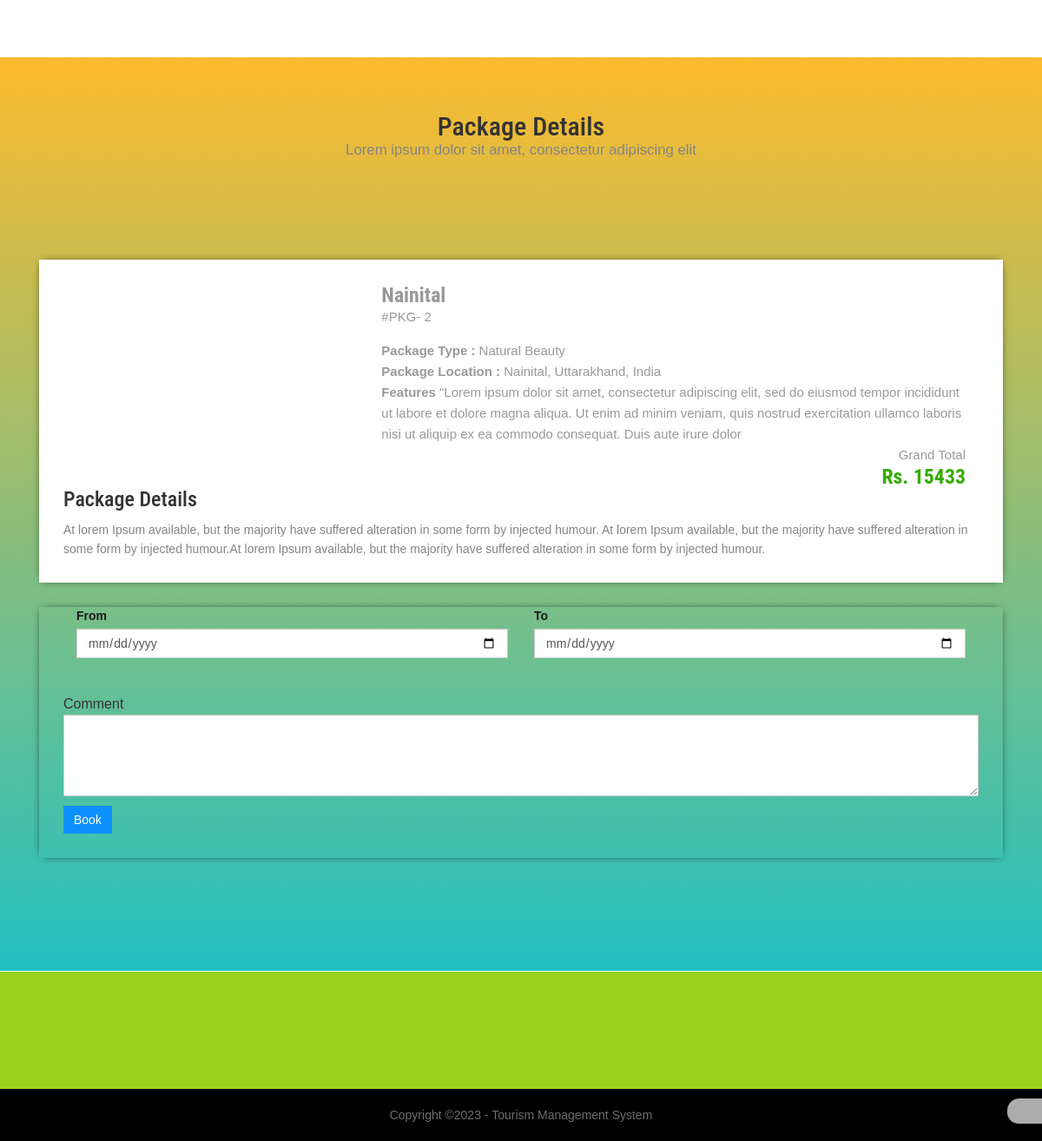
/package_details.php?pkgid=2, run on the app's committed database.
### tables this page shows
CREATE TABLE `tbltourpackages` (
  `PackageId` int(11) NOT NULL,
  `PackageName` varchar(200) DEFAULT NULL,
  `PackageType` varchar(150) DEFAULT NULL,
  `PackageLocation` varchar(100) DEFAULT NULL,
  `PackagePrice` int(11) DEFAULT NULL,
  `PackageFetures` varchar(255) DEFAULT NULL,
  `PackageDetails` mediumtext DEFAULT NULL,
  `PackageImage` varchar(100) DEFAULT NULL,
  `Creationdate` timestamp NULL DEFAULT current_timestamp(),
  `UpdationDate` timestamp NULL DEFAULT NULL ON UPDATE current_timestamp()
);

### package_details.php (the view, shortened to what this page needs)
<?php
include('includes/config.php');
?>
<!doctype html>
<html lang="en-gb" class="no-js">
<head>
	<link rel="stylesheet" href="css/bootstrap.min.css" />
	<link rel="stylesheet" href="css/styles.css" />
</head>
<body>
	<section id="packages" class="secPad" style="background: rgb(34,193,195);
	background: linear-gradient(0deg, rgba(34,193,195,1) 0%, rgba(253,187,45,1) 100%);">
		<div class="container">
			<div class="heading text-center">
				<h2>Package Details</h2>
				<p>Lorem ipsum dolor sit amet, consectetur adipiscing elit</p>
			</div>
			<div class="selectroom">
				<div class="container">
					<?php
					$pid=intval($_GET['pkgid']);
					$sql = "SELECT * from tbltourpackages where PackageId=:pid";
					$query = $dbh->prepare($sql);
					$query -> bindParam(':pid', $pid, PDO::PARAM_STR);
					$query->execute();
					$results=$query->fetchAll(PDO::FETCH_OBJ);
					if($query->rowCount() > 0)
					{
						foreach($results as $result)
						{
							?>
					<div class="selectroom_top" style="background: white">
						<div class="col-md-4 selectroom_left wow fadeInLeft animated" data-wow-delay=".5s">
						</div>
						<div class="col-md-8 selectroom_right wow fadeInRight animated" data-wow-delay=".5s">
							<h2>
								<?php echo htmlentities($result->PackageName);?>
							</h2>
							<p class="dow">#PKG-
								<?php echo htmlentities($result->PackageId);?>
							</p>
							<p><b>Package Type :</b>
								<?php echo htmlentities($result->PackageType);?>
							</p>
							<p><b>Package Location :</b>
								<?php echo htmlentities($result->PackageLocation);?>
							</p>
							<p><b>Features</b>
								<?php echo htmlentities($result->PackageFetures);?>
							</p>
							<div class="grand">
								<p>Grand Total</p>
								<h3>Rs.
									<?php echo htmlentities($result->PackagePrice);?>
								</h3>
							</div>
						</div>
						<h3>Package Details</h3>
						<p style="padding-top: 1%">
							<?php echo htmlentities($result->PackageDetails);?>
						</p>
					</div>
					<form name="book" method="post">
						<div class="selectroom_top">
							<div class="selectroom-info animated wow fadeInUp animated" data-wow-duration="1200ms"
								data-wow-delay="500ms"
								style="visibility: visible; animation-duration: 1200ms; animation-delay: 500ms; animation-name: fadeInUp; margin-top: -70px">
								<div class="ban-bottom">
									<div class=" col-md-6 mr-2 ">
										<label class="inputLabel">From</label>
										<input class="form-control" id="datepicker" type="date" placeholder="dd-mm-yyyy"
											name="fromdate" required="">
									</div>
									<div class=" col-md-6">
										<label class="inputLabel">To</label>
										<input class="form-control" id="datepicker1" type="date"
											placeholder="dd-mm-yyyy" name="todate" required="">
									</div>
								</div>
								<ul>
									<li class="spe">
										<label class="inputLabel">Comment</label>
										<textarea class="form-control" rows="4" cols="4" type="text" name="comment"
											required=""></textarea>
									</li>
									<?php if($_SESSION['login'])
											{?>
									<li class="spe" align="center">
										<button type="submit" name="submit2" class="btn-primary btn">Book</button>
									</li>
									<?php
											} else {?>
									<li class="sigi" align="center" style="margin-top: 1%">
										<a href="#" data-toggle="modal" data-target="#myModal4" class="btn-primary btn">
											Book</a>
									</li>
									<?php
											} ?>
								</ul>
							</div>
						</div>
					</form>
					<?php
						}
					} ?>
				</div>
			</div>
		</div>
	</section>
	<a href="#top" class="topHome"><i class="fa fa-chevron-up fa-2x"></i></a>
	<?php include('includes/footer.php');?>
</body>
</html>

### includes/footer.php (shortened to what this page needs)
<footer>
   <div class="container adeInDown animated animated" data-wow-delay=".5s" style="visibility: visible; animation-delay: 0.5s; animation-name: fadeInDown;">
     <div class="social text-center">
     </div>
   </div>
 </footer>
 <section class="copyright">
   <div class="container">
     <div class="row">
       <div class="col-sm-12 text-center adeInDown animated animated" data-wow-delay=".5s" style="visibility: visible; animation-delay: 0.5s; animation-name: fadeInDown;">
         Copyright &copy;<script>document.write(new Date().getFullYear());</script> -  Tourism Management System
       </div>
     </div>
   </div>
 </section>

### data on the page
tbltourpackages: PackageName "Nainital", PackageId "2", PackageType "Natural Beauty", PackageLocation "Nainital, Uttarakhand, India", PackageFetures "\"Lorem ipsum dolor sit amet, consectetur adipiscing elit, sed do eiusmod tempor incididunt ut labore et dolore magna aliqua. Ut enim ad minim veniam, quis nostrud exercitation ullamco laboris nisi ut aliquip ex ea commodo consequat. Duis aute irure dolor", PackagePrice "15433", PackageDetails "At lorem Ipsum available, but the majority have suffered alteration in some form by injected humour. At lorem Ipsum available, but the majority have suffered alteration in some form by injected humour.At lorem Ipsum available, but the majority have suffered alteration in some form by injected humour."
